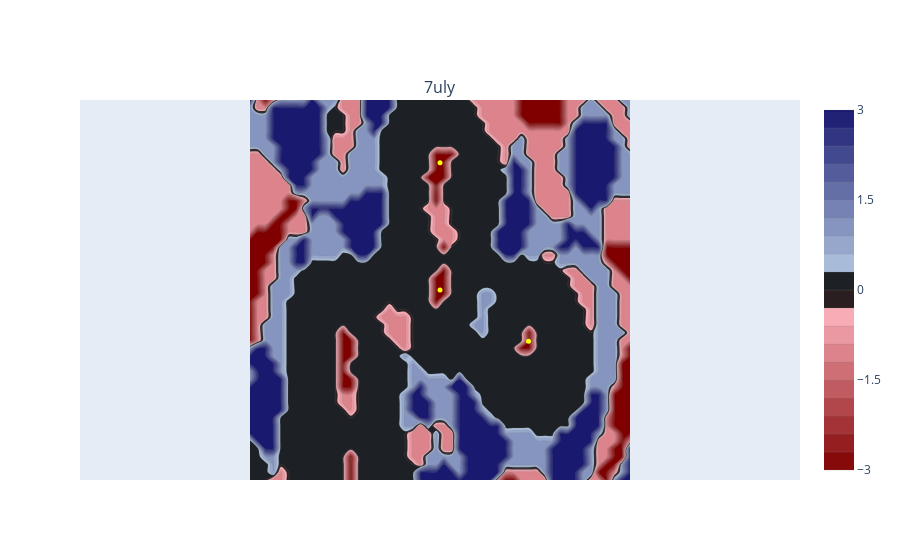
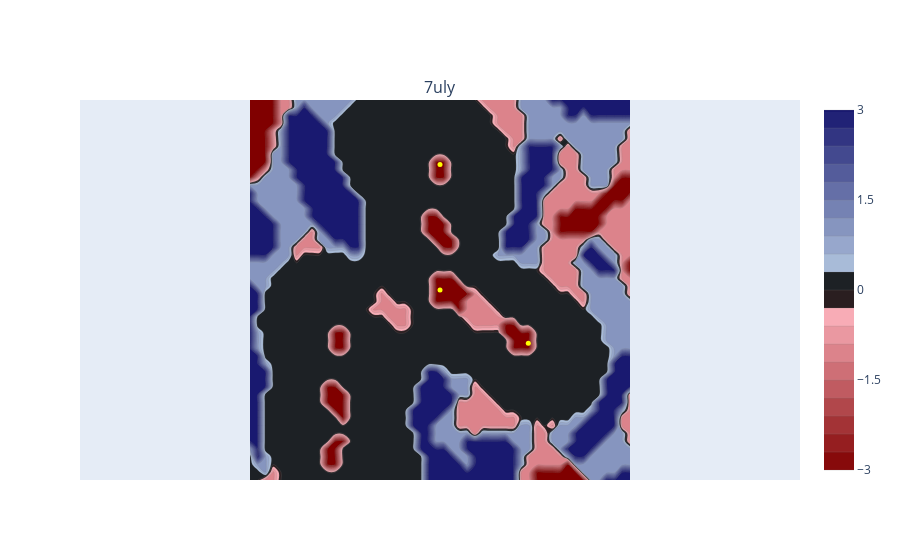
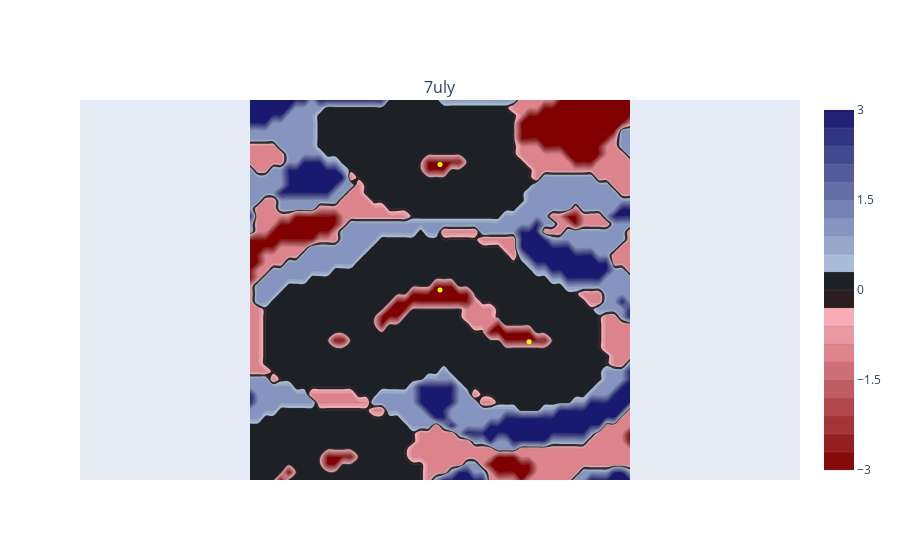
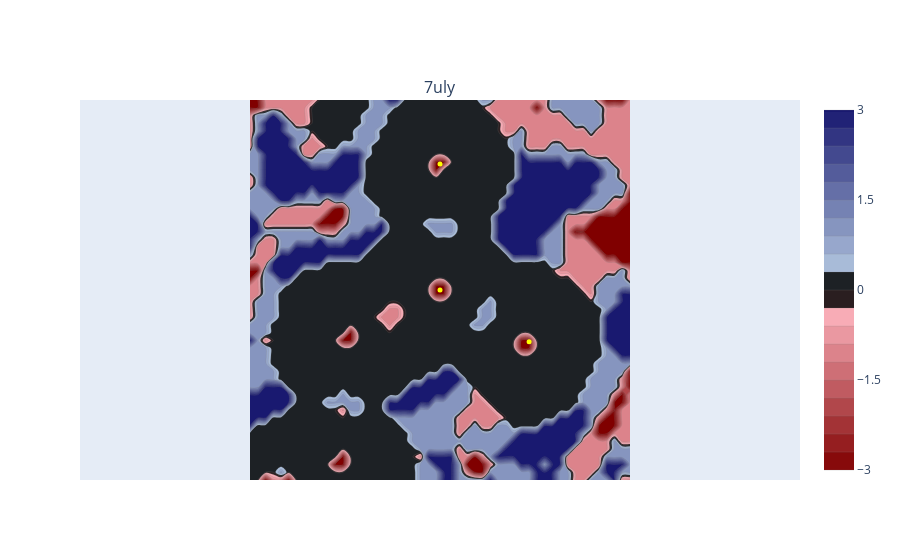

Notebook code cell kept with these figures, in order:
### Code cell
# An example laplacian in peptide bonds in 7uly an electron crystallography structure
###### Edit the pdb and the atoms ######
pdb_code = "7uly"
central_atoms = ["A:5@C.A","A:6@C.A","A:7@C.A","A:8@C.A"]
linear_atoms = ["A:5@CA.A","A:6@CA.A","A:7@CA.A","A:8@CA.A"]
planar_atoms = ["A:5@O.A","A:6@O.A","A:7@O.A","A:8@O.A"]
interpolation = "bspline"
width = 4.5 #Angstrom
samples = 50
#### ----------- ###
from maptial.xyz import vectorthree as v3
import maptial.map.mapsmanager as mman
import maptial.map.mapfunctions as mfun
import maptial.map.mapplothelp as mph
mman.MapsManager().set_dir(DATADIR)
ml = mman.MapsManager().get_or_create(pdb_code,file=1,header=1,values=1)
mf = mfun.MapFunctions(pdb_code,ml.mobj,ml.pobj,interpolation)
slice_vectors = []
for i in range(len(central_atoms)):
  central_atom = central_atoms[i]
  linear_atom = linear_atoms[i]
  planar_atom = planar_atoms[i]  
  cc = v3.VectorThree().from_coords(ml.pobj.get_coords_key(central_atom))
  ll = v3.VectorThree().from_coords(ml.pobj.get_coords_key(linear_atom))
  pp = v3.VectorThree().from_coords(ml.pobj.get_coords_key(planar_atom))
  slice_vectors.append((cc,ll,pp))  
filename = "SHOW"
for cc,ll,pp in slice_vectors:  
  vals2d = mf.get_slice(cc,ll,pp,width,samples,interpolation,deriv=3,ret_type="2d")
  mplot = mph.MapPlotHelp(filename)
  mplot.make_plot_slice_2d(vals2d,min_percent=1,max_percent=1,samples=samples,width=width,points=[cc,ll,pp],title=pdb_code, hue="CP")

### Figure 1 — Plotly figure (JSON) as saved in the notebook; plotly's stock layout.template omitted (floating-point values rounded to 4 significant figures; data arrays with more than 128 entries replaced by an {"elided": "..."} marker saying what was removed)
{"data": [{"colorscale": [[0, "rgba(128,0,0,1)"], [0.45, "rgba(255, 182, 193,1)"], [0.48, "rgba(0,0,0,1)"], [0.52, "rgba(0,0,0,1)"], [0.55, "rgba(176, 196, 222,1)"], [1, "rgba(25,25,112,1)"]], "contours": {"end": 3, "size": 0.3, "start": -3}, "hovertemplate": "......%{z:.4f}", "line": {"color": "gray", "width": 0.2}, "name": "", "showscale": true, "type": "contour", "xaxis": "x", "yaxis": "y", "z": {"elided": "50x50 int values"}, "zmax": 3, "zmin": -3}, {"hoverinfo": "skip", "hovertemplate": "", "marker": {"color": "yellow", "size": 5}, "mode": "markers", "name": "", "showlegend": false, "type": "scatter", "x": [24.5, 24.5, 35.92], "xaxis": "x", "y": [24.5, 40.9, 17.9], "yaxis": "y"}], "layout": {"annotations": [{"font": {"size": 16}, "showarrow": false, "text": "7uly", "x": 0.5, "xanchor": "center", "xref": "paper", "y": 1, "yanchor": "bottom", "yref": "paper"}], "xaxis": {"anchor": "y", "domain": [0, 1], "scaleanchor": "y", "scaleratio": 1, "showticklabels": false, "visible": false}, "yaxis": {"anchor": "x", "domain": [0, 1], "scaleanchor": "x", "scaleratio": 1, "showticklabels": false, "visible": false}}}

### Figure 2 — Plotly figure (JSON) as saved in the notebook; plotly's stock layout.template omitted (floating-point values rounded to 4 significant figures; data arrays with more than 128 entries replaced by an {"elided": "..."} marker saying what was removed)
{"data": [{"colorscale": [[0, "rgba(128,0,0,1)"], [0.45, "rgba(255, 182, 193,1)"], [0.48, "rgba(0,0,0,1)"], [0.52, "rgba(0,0,0,1)"], [0.55, "rgba(176, 196, 222,1)"], [1, "rgba(25,25,112,1)"]], "contours": {"end": 3, "size": 0.3, "start": -3}, "hovertemplate": "......%{z:.4f}", "line": {"color": "gray", "width": 0.2}, "name": "", "showscale": true, "type": "contour", "xaxis": "x", "yaxis": "y", "z": {"elided": "50x50 int values"}, "zmax": 3, "zmin": -3}, {"hoverinfo": "skip", "hovertemplate": "", "marker": {"color": "yellow", "size": 5}, "mode": "markers", "name": "", "showlegend": false, "type": "scatter", "x": [24.5, 24.5, 35.88], "xaxis": "x", "y": [24.5, 40.68, 17.63], "yaxis": "y"}], "layout": {"annotations": [{"font": {"size": 16}, "showarrow": false, "text": "7uly", "x": 0.5, "xanchor": "center", "xref": "paper", "y": 1, "yanchor": "bottom", "yref": "paper"}], "xaxis": {"anchor": "y", "domain": [0, 1], "scaleanchor": "y", "scaleratio": 1, "showticklabels": false, "visible": false}, "yaxis": {"anchor": "x", "domain": [0, 1], "scaleanchor": "x", "scaleratio": 1, "showticklabels": false, "visible": false}}}

### Figure 3 — Plotly figure (JSON) as saved in the notebook; plotly's stock layout.template omitted (floating-point values rounded to 4 significant figures; data arrays with more than 128 entries replaced by an {"elided": "..."} marker saying what was removed)
{"data": [{"colorscale": [[0, "rgba(128,0,0,1)"], [0.45, "rgba(255, 182, 193,1)"], [0.48, "rgba(0,0,0,1)"], [0.52, "rgba(0,0,0,1)"], [0.55, "rgba(176, 196, 222,1)"], [1, "rgba(25,25,112,1)"]], "contours": {"end": 3, "size": 0.3, "start": -3}, "hovertemplate": "......%{z:.4f}", "line": {"color": "gray", "width": 0.2}, "name": "", "showscale": true, "type": "contour", "xaxis": "x", "yaxis": "y", "z": {"elided": "50x50 int values"}, "zmax": 3, "zmin": -3}, {"hoverinfo": "skip", "hovertemplate": "", "marker": {"color": "yellow", "size": 5}, "mode": "markers", "name": "", "showlegend": false, "type": "scatter", "x": [24.5, 24.5, 35.98], "xaxis": "x", "y": [24.5, 40.69, 17.84], "yaxis": "y"}], "layout": {"annotations": [{"font": {"size": 16}, "showarrow": false, "text": "7uly", "x": 0.5, "xanchor": "center", "xref": "paper", "y": 1, "yanchor": "bottom", "yref": "paper"}], "xaxis": {"anchor": "y", "domain": [0, 1], "scaleanchor": "y", "scaleratio": 1, "showticklabels": false, "visible": false}, "yaxis": {"anchor": "x", "domain": [0, 1], "scaleanchor": "x", "scaleratio": 1, "showticklabels": false, "visible": false}}}

### Figure 4 — Plotly figure (JSON) as saved in the notebook; plotly's stock layout.template omitted (floating-point values rounded to 4 significant figures; data arrays with more than 128 entries replaced by an {"elided": "..."} marker saying what was removed)
{"data": [{"colorscale": [[0, "rgba(128,0,0,1)"], [0.45, "rgba(255, 182, 193,1)"], [0.48, "rgba(0,0,0,1)"], [0.52, "rgba(0,0,0,1)"], [0.55, "rgba(176, 196, 222,1)"], [1, "rgba(25,25,112,1)"]], "contours": {"end": 3, "size": 0.3, "start": -3}, "hovertemplate": "......%{z:.4f}", "line": {"color": "gray", "width": 0.2}, "name": "", "showscale": true, "type": "contour", "xaxis": "x", "yaxis": "y", "z": {"elided": "50x50 int values"}, "zmax": 3, "zmin": -3}, {"hoverinfo": "skip", "hovertemplate": "", "marker": {"color": "yellow", "size": 5}, "mode": "markers", "name": "", "showlegend": false, "type": "scatter", "x": [24.5, 24.5, 35.99], "xaxis": "x", "y": [24.5, 40.75, 17.82], "yaxis": "y"}], "layout": {"annotations": [{"font": {"size": 16}, "showarrow": false, "text": "7uly", "x": 0.5, "xanchor": "center", "xref": "paper", "y": 1, "yanchor": "bottom", "yref": "paper"}], "xaxis": {"anchor": "y", "domain": [0, 1], "scaleanchor": "y", "scaleratio": 1, "showticklabels": false, "visible": false}, "yaxis": {"anchor": "x", "domain": [0, 1], "scaleanchor": "x", "scaleratio": 1, "showticklabels": false, "visible": false}}}
